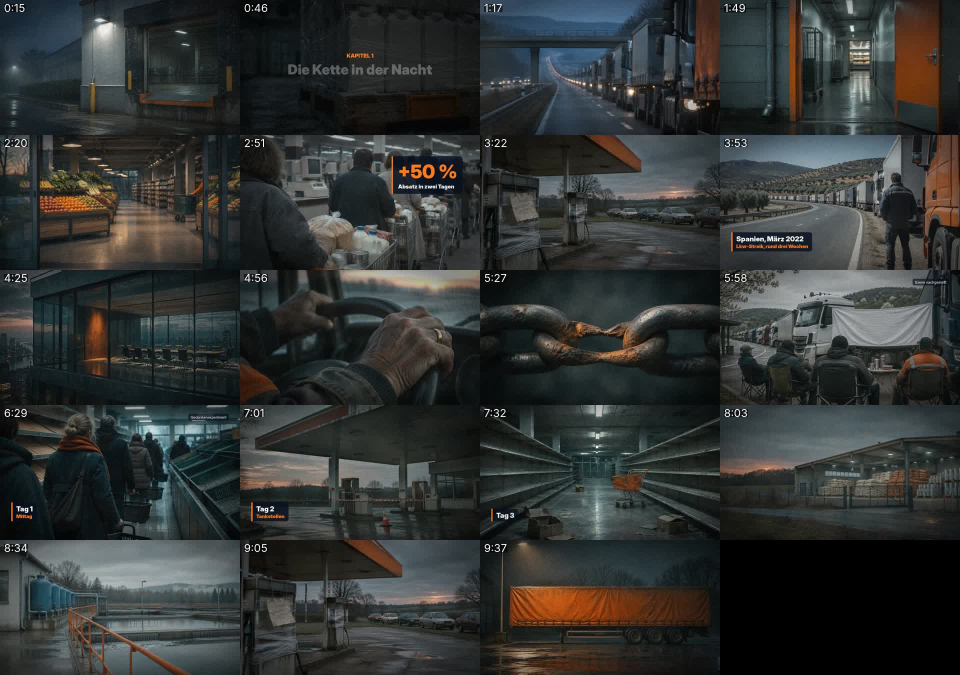
#> input picture videos/003-supermarkt-leer/qa_frames.jpg, 1920 x 1350 px (shown at 1/2 size)
$ python thumbnail.py ../videos/003-supermarkt-leer/qa_frames.jpg ../videos/003-supermarkt-leer/thumb_A.jpg
#> lines starting #> are read from the running program, lines starting #| are printed output that depends on the picture
"""Unterbau-Thumbnail-Vorlage (Laurin): Bild ohne Text aus Higgsfield, Text als feste Vorlage darüber.
Kasten rechts: dunkel halbdurchsichtig rgba(5,14,30,200), Radius 22, oranger Balken links (255,122,26),
Inter Display Black, Zeile 1 weiß, Schlüsselwort orange, 2–3 Wörter in Groß-/Kleinschreibung. Export 1280x720.

python3 engine/thumbnail.py <bild.png> <out.jpg> "Nur ein" "Kabel."      (letzte Zeile = orange)
"""
import sys
from PIL import Image, ImageDraw, ImageFont, ImageFilter
FB = "/usr/share/fonts/opentype/inter/InterDisplay-Black.otf"
ORANGE = (255, 122, 26)

def make(src, out, lines, side="right"):
#> called with side = 'right'
    W, H = 1344, 752
    im = Image.open(src).convert("RGB")
#> im is the input picture: PIL image 1920x1350 RGB; mean R, G, B 50.1, 52.8, 51.4
    s = max(W/im.width, H/im.height); im = im.resize((int(im.width*s)+1, int(im.height*s)+1), Image.LANCZOS)
#> after `s = max(W / im.width, H / im.height)`: s = 0.7
    im = im.crop(((im.width-W)//2, (im.height-H)//2, (im.width-W)//2+W, (im.height-H)//2+H)).convert("RGBA")
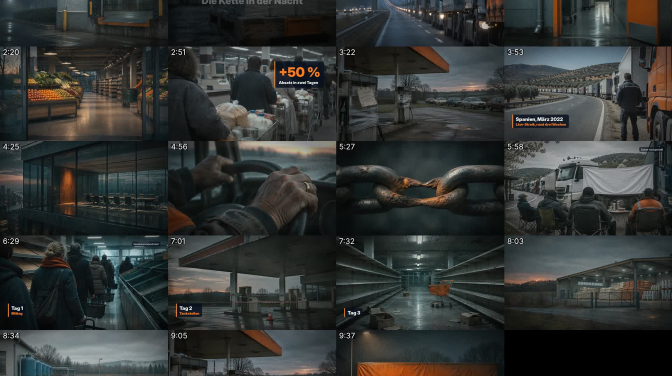
#> im: PIL image 1344x752 RGBA (shown at 1/2 size); mean R, G, B, A 51.3, 54.2, 52.6, 255
    f = ImageFont.truetype(FB, 118); d = ImageDraw.Draw(im)
#> (the run stopped early here; a loop or call above may not have finished)

$ run again, on videos/003-supermarkt-leer/thumb_B.jpg
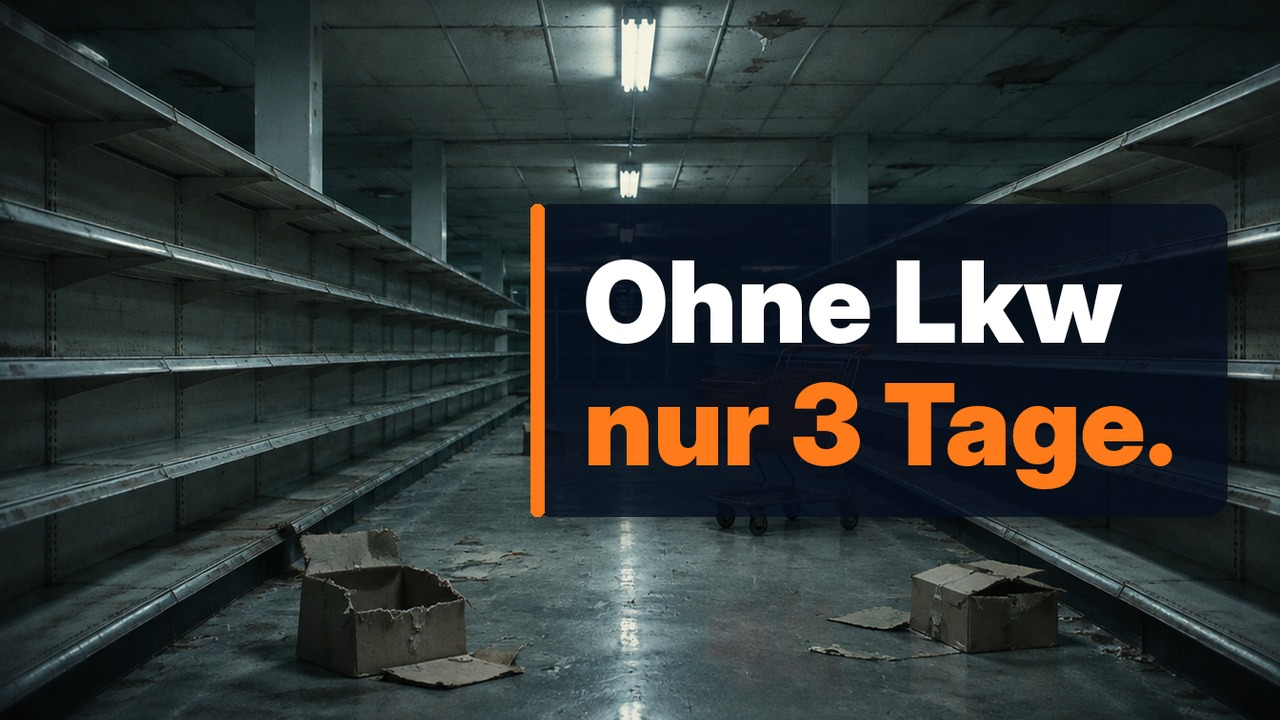
#> input picture videos/003-supermarkt-leer/thumb_B.jpg, 1280 x 720 px
#> in make, im is the input picture: PIL image 1280x720 RGB; mean R, G, B 50.3, 56.5, 55.3
#> in make, `im = im.resize((int(im.width * s) + 1, int(im.height * s) + 1), Image.`:
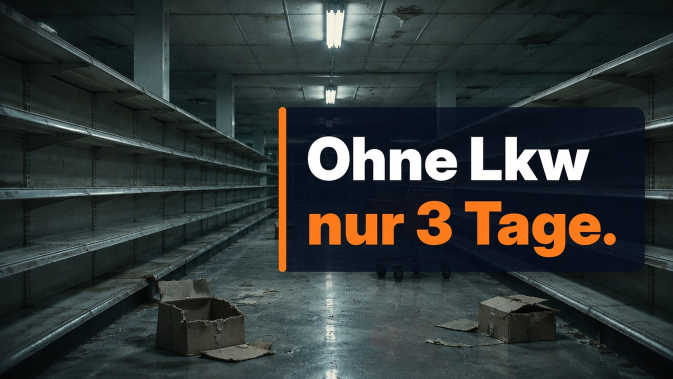
#> im: PIL image 1345x757 RGB (shown at 1/2 size); mean R, G, B 50.3, 56.5, 55.3
#> in make, `im = im.crop(((im.width-W)//2, (im.height-H)//2, (im.width-W)//2+W, (i..`:
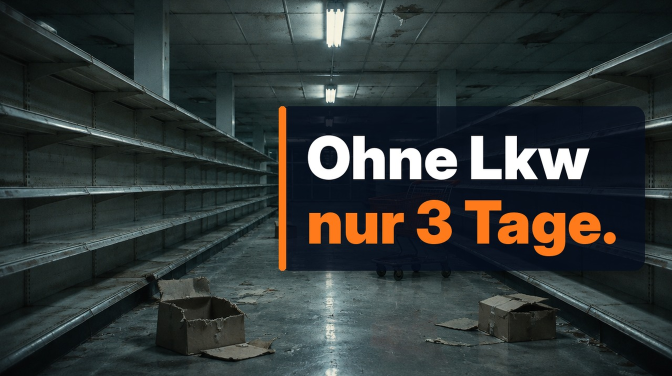
#> im: PIL image 1344x752 RGBA (shown at 1/2 size); mean R, G, B, A 50.3, 56.5, 55.3, 255

$ run again, on videos/003-supermarkt-leer/thumb_C.jpg
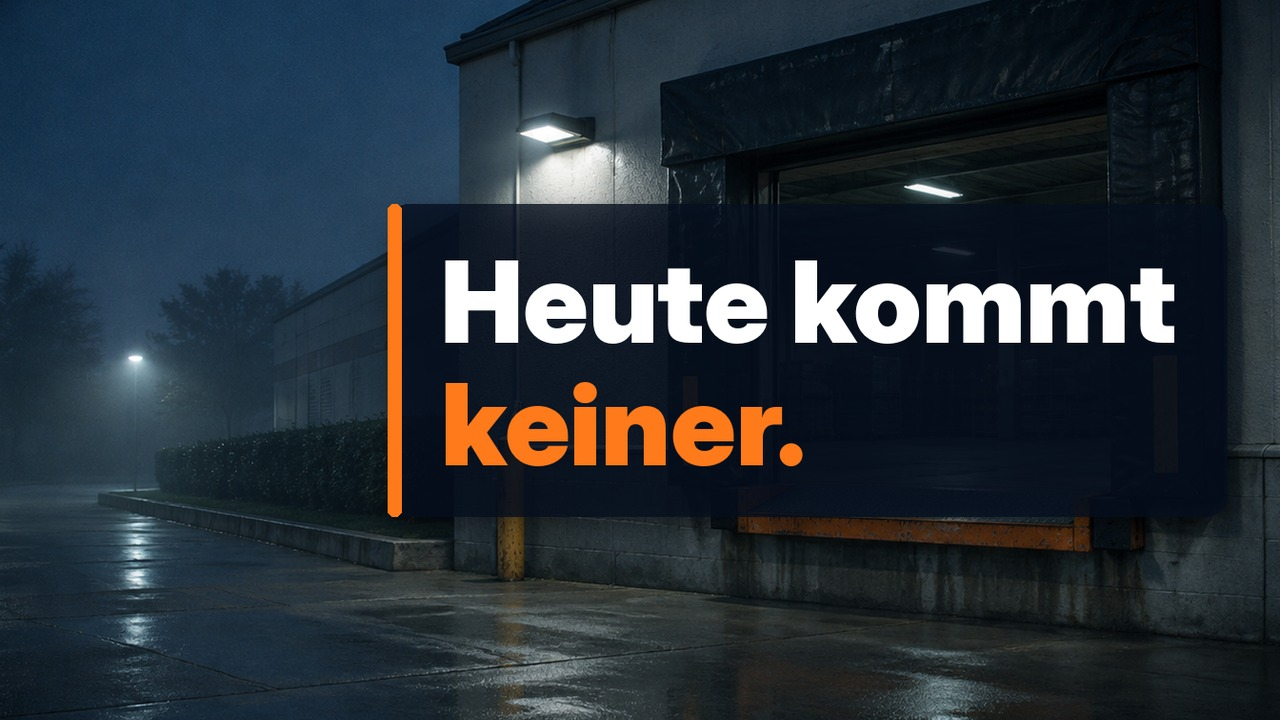
#> input picture videos/003-supermarkt-leer/thumb_C.jpg, 1280 x 720 px
#> in make, im is the input picture: PIL image 1280x720 RGB; mean R, G, B 39, 48.2, 56
#> in make, `im = im.crop(((im.width-W)//2, (im.height-H)//2, (im.width-W)//2+W, (i..`:
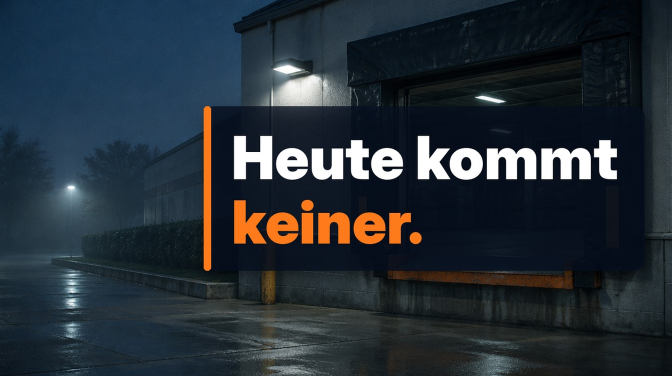
#> im: PIL image 1344x752 RGBA (shown at 1/2 size); mean R, G, B, A 39.1, 48.2, 56, 255
